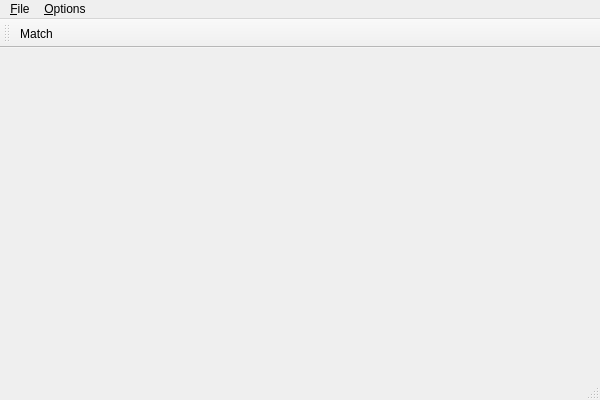
<?xml version="1.0" encoding="UTF-8"?>
<ui version="4.0">
 <class>OrbiconAppClass</class>
 <widget class="QMainWindow" name="OrbiconAppClass">
  <property name="geometry">
   <rect>
    <x>0</x>
    <y>0</y>
    <width>600</width>
    <height>400</height>
   </rect>
  </property>
  <property name="windowTitle">
   <string>OrbiconApp</string>
  </property>
  <widget class="QWidget" name="centralWidget"/>
  <widget class="QMenuBar" name="menuBar">
   <property name="geometry">
    <rect>
     <x>0</x>
     <y>0</y>
     <width>600</width>
     <height>21</height>
    </rect>
   </property>
   <widget class="QMenu" name="menu_File">
    <property name="title">
     <string>&amp;File</string>
    </property>
    <addaction name="action_Open_Image"/>
    <addaction name="action_Add_Images_to_Catalog"/>
   </widget>
   <widget class="QMenu" name="menu_Options">
    <property name="title">
     <string>&amp;Options</string>
    </property>
    <addaction name="action_Settings"/>
   </widget>
   <addaction name="menu_File"/>
   <addaction name="menu_Options"/>
  </widget>
  <widget class="QToolBar" name="mainToolBar">
   <attribute name="toolBarArea">
    <enum>TopToolBarArea</enum>
   </attribute>
   <attribute name="toolBarBreak">
    <bool>false</bool>
   </attribute>
   <addaction name="action_Match"/>
  </widget>
  <widget class="QStatusBar" name="statusBar"/>
  <action name="action_Open_Image">
   <property name="text">
    <string>&amp;Open Image...</string>
   </property>
  </action>
  <action name="action_Add_Images_to_Catalog">
   <property name="text">
    <string>&amp;Add Images to Catalog...</string>
   </property>
  </action>
  <action name="action_Match">
   <property name="text">
    <string>&amp;Match</string>
   </property>
   <property name="toolTip">
    <string>Match</string>
   </property>
  </action>
  <action name="action_Settings">
   <property name="text">
    <string>&amp;Settings...</string>
   </property>
  </action>
 </widget>
 <layoutdefault spacing="6" margin="11"/>
 <resources>
  <include location="orbicon_app.qrc"/>
 </resources>
 <connections/>
</ui>
